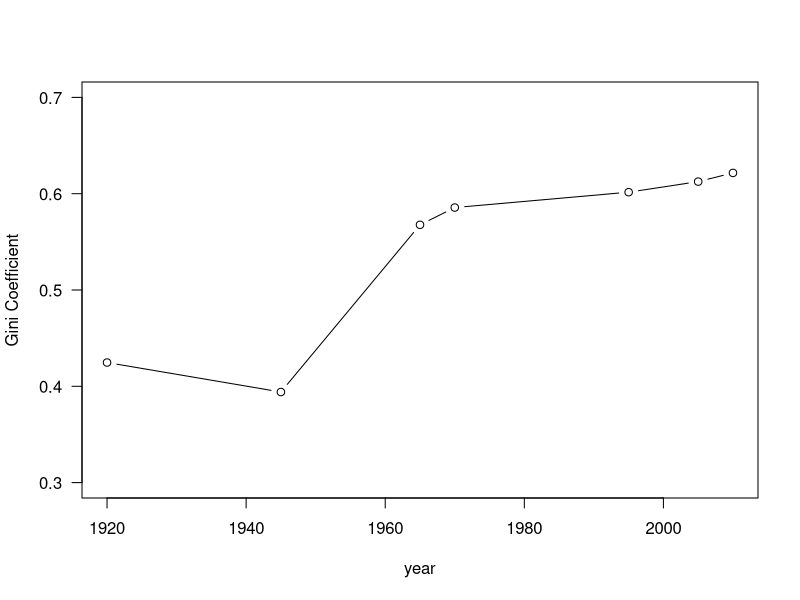

Write the R code that produced this figure.
gini.coef <- function(x)
{
  if(length(which(is.na(x))) != 0){
    x <- x[-which(is.na(x))]
  }
  n <- length(x)
  x <- sort(x)
  x <- cumsum(x)
  x <- c(0, x/x[n])
  y <- seq(0, 1, length=n+1)
  return(2*sum(y-x)/n)
}


pop <- read.csv('pop1920-2010.csv', sep='\t', header=F)
pop <- pop[-1]
year <- unlist(head(pop, 1))
pop <- tail(pop, 47)
area <- read.csv('area47.csv', sep=',', header=F)
area <- area[-1]
area <- rep(area, times=length(year))
pop <- pop/area
res <- apply(pop, 2, gini.coef)
plot(year, res, ylim=c(0.3,0.7), ylab='Gini Coefficient', las=1, type='b')
